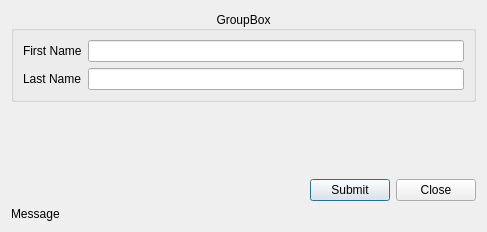
<?xml version="1.0" encoding="UTF-8"?>
<ui version="4.0">
 <class>d_person</class>
 <widget class="QDialog" name="d_person">
  <property name="windowModality">
   <enum>Qt::WindowModality::ApplicationModal</enum>
  </property>
  <property name="geometry">
   <rect>
    <x>0</x>
    <y>0</y>
    <width>487</width>
    <height>232</height>
   </rect>
  </property>
  <property name="windowTitle">
   <string>Sample Application</string>
  </property>
  <property name="windowIcon">
   <iconset resource="../../Icons/icons.qrc">
    <normaloff>:/Main/icons8-dollar-bills-94.png</normaloff>:/Main/icons8-dollar-bills-94.png</iconset>
  </property>
  <layout class="QGridLayout" name="gridLayout">
   <item row="2" column="2">
    <widget class="QPushButton" name="pb_close">
     <property name="text">
      <string>Close</string>
     </property>
     <property name="icon">
      <iconset resource="../../Icons/icons.qrc">
       <normaloff>:/Buttons/icons8-cancel-94.png</normaloff>:/Buttons/icons8-cancel-94.png</iconset>
     </property>
     <property name="autoDefault">
      <bool>false</bool>
     </property>
    </widget>
   </item>
   <item row="2" column="1">
    <widget class="QPushButton" name="pb_submit">
     <property name="text">
      <string>Submit</string>
     </property>
     <property name="icon">
      <iconset resource="../../Icons/icons.qrc">
       <normaloff>:/Buttons/icons8-tick-mark-48.png</normaloff>:/Buttons/icons8-tick-mark-48.png</iconset>
     </property>
     <property name="autoDefault">
      <bool>false</bool>
     </property>
     <property name="default">
      <bool>true</bool>
     </property>
    </widget>
   </item>
   <item row="2" column="0">
    <spacer name="horizontalSpacer">
     <property name="orientation">
      <enum>Qt::Orientation::Horizontal</enum>
     </property>
     <property name="sizeHint" stdset="0">
      <size>
       <width>40</width>
       <height>20</height>
      </size>
     </property>
    </spacer>
   </item>
   <item row="1" column="0" colspan="3">
    <spacer name="verticalSpacer">
     <property name="orientation">
      <enum>Qt::Orientation::Vertical</enum>
     </property>
     <property name="sizeHint" stdset="0">
      <size>
       <width>20</width>
       <height>40</height>
      </size>
     </property>
    </spacer>
   </item>
   <item row="0" column="0" colspan="3">
    <widget class="QGroupBox" name="gbx_person">
     <property name="title">
      <string>GroupBox</string>
     </property>
     <property name="alignment">
      <set>Qt::AlignmentFlag::AlignCenter</set>
     </property>
     <layout class="QFormLayout" name="formLayout">
      <item row="0" column="0">
       <widget class="QLabel" name="label">
        <property name="text">
         <string>First Name</string>
        </property>
       </widget>
      </item>
      <item row="0" column="1">
       <widget class="QLineEdit" name="le_firstname"/>
      </item>
      <item row="1" column="0">
       <widget class="QLabel" name="label_2">
        <property name="text">
         <string>Last Name</string>
        </property>
       </widget>
      </item>
      <item row="1" column="1">
       <widget class="QLineEdit" name="le_lastname"/>
      </item>
     </layout>
    </widget>
   </item>
   <item row="3" column="0" colspan="2">
    <widget class="QLabel" name="lbl_message">
     <property name="text">
      <string>Message</string>
     </property>
    </widget>
   </item>
  </layout>
 </widget>
 <resources>
  <include location="../../Icons/icons.qrc"/>
 </resources>
 <connections/>
</ui>
